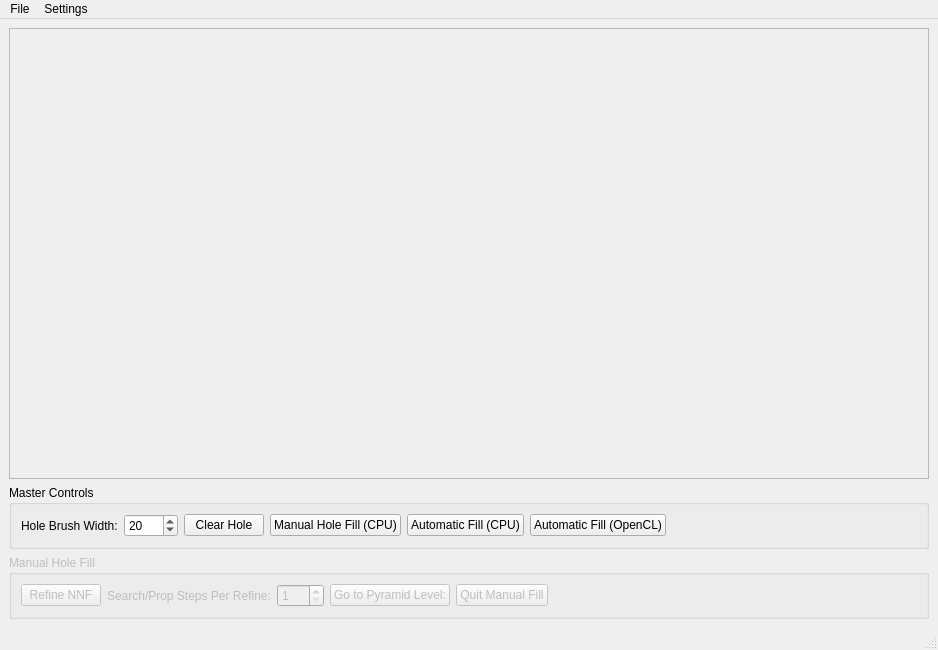
<?xml version="1.0" encoding="UTF-8"?>
<ui version="4.0">
 <class>view::HoleFillWindow</class>
 <widget class="QMainWindow" name="view::HoleFillWindow">
  <property name="geometry">
   <rect>
    <x>0</x>
    <y>0</y>
    <width>938</width>
    <height>650</height>
   </rect>
  </property>
  <property name="windowTitle">
   <string>Hole Filling</string>
  </property>
  <widget class="QWidget" name="centralwidget">
   <layout class="QVBoxLayout" name="verticalLayout">
    <item>
     <widget class="QScrollArea" name="scrollArea">
      <property name="toolTip">
       <string>Click on the image to mark a &quot;hole&quot; to be filled using PatchMatch.</string>
      </property>
      <property name="widgetResizable">
       <bool>false</bool>
      </property>
      <property name="alignment">
       <set>Qt::AlignmentFlag::AlignCenter</set>
      </property>
      <widget class="QWidget" name="scrollAreaWidgetContents">
       <property name="geometry">
        <rect>
         <x>398</x>
         <y>168</y>
         <width>118</width>
         <height>78</height>
        </rect>
       </property>
      </widget>
     </widget>
    </item>
    <item>
     <widget class="QGroupBox" name="groupBox_2">
      <property name="title">
       <string>Master Controls</string>
      </property>
      <layout class="QHBoxLayout" name="horizontalLayout_4">
       <item>
        <layout class="QHBoxLayout" name="horizontalLayout">
         <item>
          <widget class="QLabel" name="label">
           <property name="text">
            <string>Hole Brush Width:</string>
           </property>
          </widget>
         </item>
         <item>
          <widget class="QSpinBox" name="brushWidthSpinBox">
           <property name="minimum">
            <number>1</number>
           </property>
           <property name="maximum">
            <number>1000</number>
           </property>
           <property name="value">
            <number>20</number>
           </property>
          </widget>
         </item>
        </layout>
       </item>
       <item>
        <widget class="QPushButton" name="clearHoleButton">
         <property name="text">
          <string>Clear Hole</string>
         </property>
        </widget>
       </item>
       <item>
        <widget class="QPushButton" name="startManualButton">
         <property name="toolTip">
          <string>Enter mode where you can manually step through applying PatchMatch to fill the marked pixels.</string>
         </property>
         <property name="text">
          <string>Manual Hole Fill (CPU)</string>
         </property>
        </widget>
       </item>
       <item>
        <widget class="QPushButton" name="automaticFillButton">
         <property name="toolTip">
          <string>Use the CPU (non-OpenCL) implementation of PatchMatch to populate the marked pixels.</string>
         </property>
         <property name="text">
          <string>Automatic Fill (CPU)</string>
         </property>
        </widget>
       </item>
       <item>
        <widget class="QPushButton" name="automaticFillOpenCLButton">
         <property name="toolTip">
          <string>Use the OpenCL implementation of PatchMatch to populate the marked pixels.</string>
         </property>
         <property name="text">
          <string>Automatic Fill (OpenCL)</string>
         </property>
        </widget>
       </item>
       <item>
        <spacer name="horizontalSpacer_2">
         <property name="orientation">
          <enum>Qt::Orientation::Horizontal</enum>
         </property>
         <property name="sizeHint" stdset="0">
          <size>
           <width>529</width>
           <height>20</height>
          </size>
         </property>
        </spacer>
       </item>
      </layout>
     </widget>
    </item>
    <item>
     <widget class="QGroupBox" name="manualFillGroupBox">
      <property name="enabled">
       <bool>false</bool>
      </property>
      <property name="title">
       <string>Manual Hole Fill</string>
      </property>
      <layout class="QHBoxLayout" name="horizontalLayout_3">
       <item>
        <widget class="QPushButton" name="refineNNFPushButton">
         <property name="toolTip">
          <string>Improve the NNF by performing a search and a propagation (repeat &quot;Steps Per Refine&quot; times).</string>
         </property>
         <property name="text">
          <string>Refine NNF</string>
         </property>
        </widget>
       </item>
       <item>
        <layout class="QHBoxLayout" name="horizontalLayout_2">
         <item>
          <widget class="QLabel" name="label_2">
           <property name="text">
            <string>Search/Prop Steps Per Refine:</string>
           </property>
          </widget>
         </item>
         <item>
          <widget class="QSpinBox" name="numRefinesSpinBox">
           <property name="minimum">
            <number>1</number>
           </property>
           <property name="maximum">
            <number>100</number>
           </property>
           <property name="value">
            <number>1</number>
           </property>
          </widget>
         </item>
        </layout>
       </item>
       <item>
        <widget class="QPushButton" name="nextPyramidButton">
         <property name="toolTip">
          <string>Go to the next pyramid level</string>
         </property>
         <property name="text">
          <string>Go to Pyramid Level:</string>
         </property>
        </widget>
       </item>
       <item>
        <widget class="QPushButton" name="quitManualButton">
         <property name="text">
          <string>Quit Manual Fill</string>
         </property>
        </widget>
       </item>
       <item>
        <spacer name="horizontalSpacer">
         <property name="orientation">
          <enum>Qt::Orientation::Horizontal</enum>
         </property>
         <property name="sizeHint" stdset="0">
          <size>
           <width>207</width>
           <height>20</height>
          </size>
         </property>
        </spacer>
       </item>
      </layout>
     </widget>
    </item>
   </layout>
  </widget>
  <widget class="QMenuBar" name="menubar">
   <property name="geometry">
    <rect>
     <x>0</x>
     <y>0</y>
     <width>938</width>
     <height>26</height>
    </rect>
   </property>
   <widget class="QMenu" name="menuFile">
    <property name="title">
     <string>File</string>
    </property>
    <addaction name="actionLoad"/>
   </widget>
   <widget class="QMenu" name="menuSettings">
    <property name="title">
     <string>Settings</string>
    </property>
    <addaction name="actionOpenCLDevice"/>
   </widget>
   <addaction name="menuFile"/>
   <addaction name="menuSettings"/>
  </widget>
  <widget class="QStatusBar" name="statusbar"/>
  <action name="actionLoad">
   <property name="text">
    <string>Load Image</string>
   </property>
  </action>
  <action name="actionOpenCLDevice">
   <property name="text">
    <string>OpenCL Device</string>
   </property>
  </action>
 </widget>
 <resources/>
 <connections/>
</ui>
